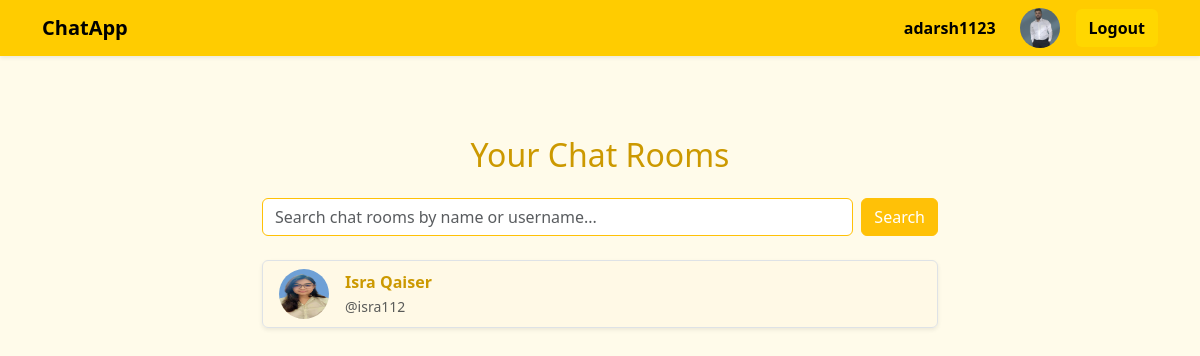
The page / (signed in) on the database as committed earlier.
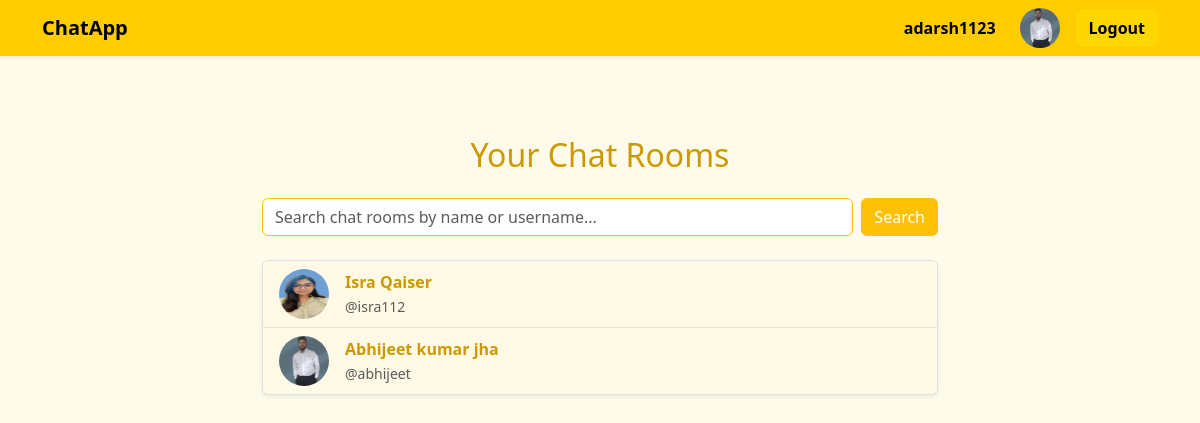
The same page on the database as committed later.
### chat/models.py (models this page shows, shortened)
class ChatRoom(models.Model) :
    name = models.CharField(max_length=100)
    participants =  models.ManyToManyField(User ,  related_name='chatrooms')
    created_at =  models.DateTimeField(auto_now_add = True)

class UserInfo(models.Model) :
    user =  models.OneToOneField(User , on_delete= models.CASCADE)
    name  =  models.CharField(max_length=100)
    email  =  models.EmailField()
    phone = models.CharField(max_length=15)
    image = models.ImageField(upload_to='profile_imagesl/' , blank = True ,  null  = True)

### chat/views.py (the view)
# urls.py: path('' , index ,  name  = 'index') ,
@login_required
def index(request):
    user = request.user
    chatrooms = ChatRoom.objects.filter(participants=user).distinct()
    for room in chatrooms:
        other = room.participants.exclude(id=user.id).first()
        room.other_user = other  # dynamically attach for template use
    return render(request, 'chat/index.html', {'chatrooms': chatrooms})

### chat/templates/chat/index.html (shortened to what this page needs)
{% extends 'chat/base.html' %}
{% load static %}
{% block content %}
<div class="container mt-5" style="max-width: 700px;">
  <h2 class="mb-4 text-center" style="color: #cc9900;">Your Chat Rooms</h2>
  <form method="GET" action="{% url 'search_users' %}" class="mb-4 d-flex">
    <input type="text" name="q" class="form-control me-2 border-warning" placeholder="Search chat rooms by name or username..." value="{{ request.GET.q }}">
    <button type="submit" class="btn btn-warning text-white">Search</button>
  </form>
  {% if chatrooms %}
    <ul class="list-group shadow-sm rounded">
      {% for room in chatrooms %}
        <a href="{% url 'chatroom' room.id %}" class="list-group-item list-group-item-action d-flex align-items-center" style="background: #fff9e6;">
          {% if room.other_user.userinfo.image %}
            <img src="{{ room.other_user.userinfo.image.url }}" alt="{{ room.other_user.username }}" class="rounded-circle me-3" width="50" height="50">
          {% else %}
            <img src="{% static 'default-profile.png' %}" class="rounded-circle me-3" width="50" height="50">
          {% endif %}
          <div>
            <div style="color: #cc9900; font-weight: 600;">{{ room.other_user.userinfo.name }}</div>
            <small class="text-muted">@{{ room.other_user.username }}</small>
          </div>
        </a>
      {% endfor %}
    </ul>
  {% else %}
    <p class="text-muted fst-italic">No active chat rooms.</p>
  {% endif %}
</div>
{% endblock %}

Rows that differ between the two databases and show on the page:
added ChatRoom: other_user.userinfo.image (picture), other_user.userinfo.name "Abhijeet kumar jha", other_user.username "abhijeet"
